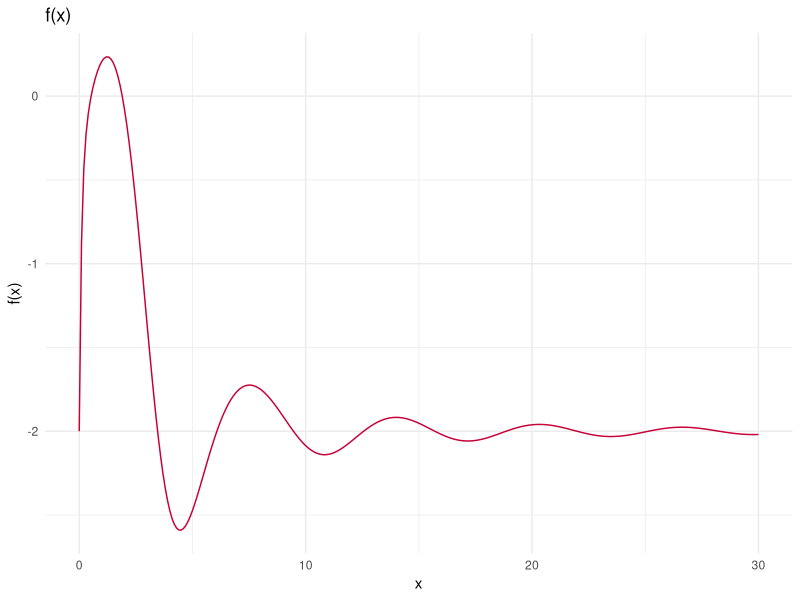
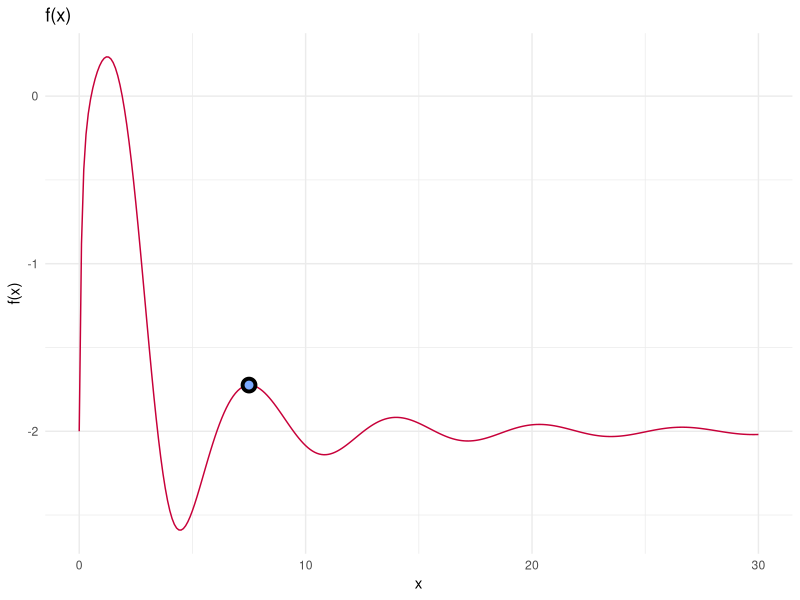
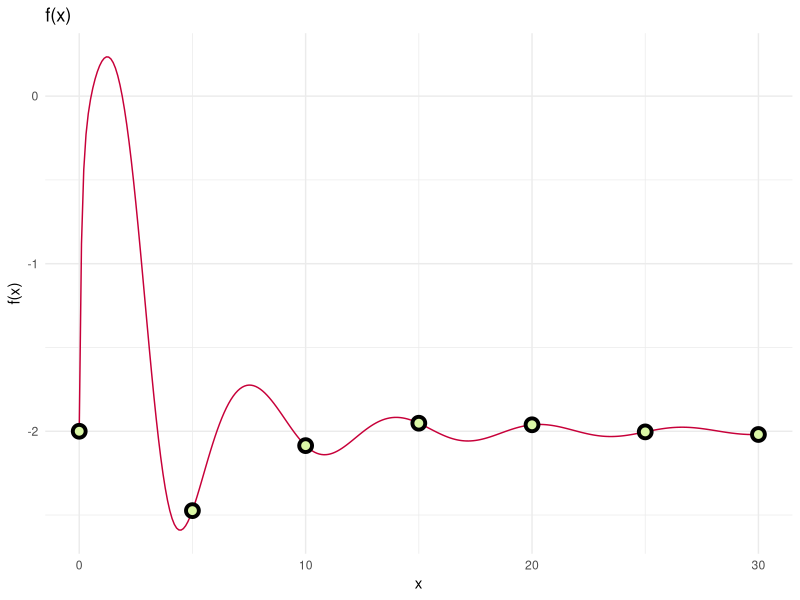
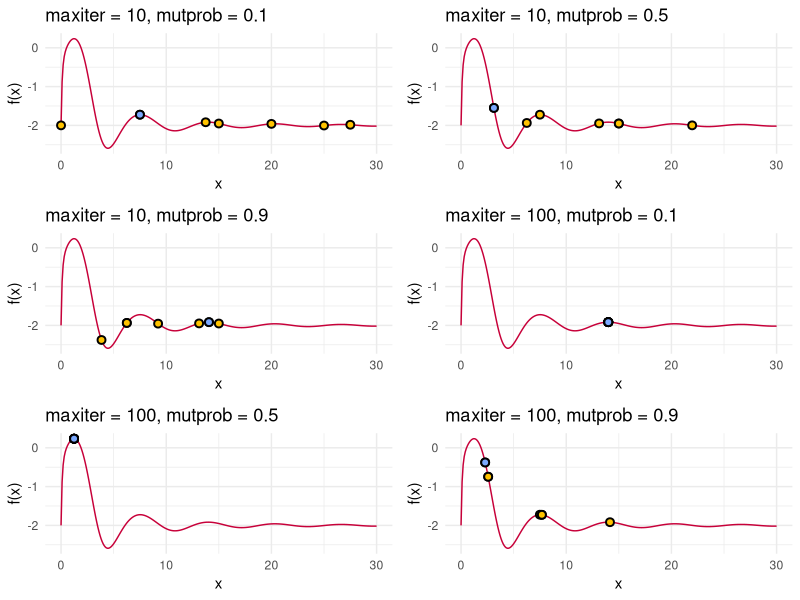
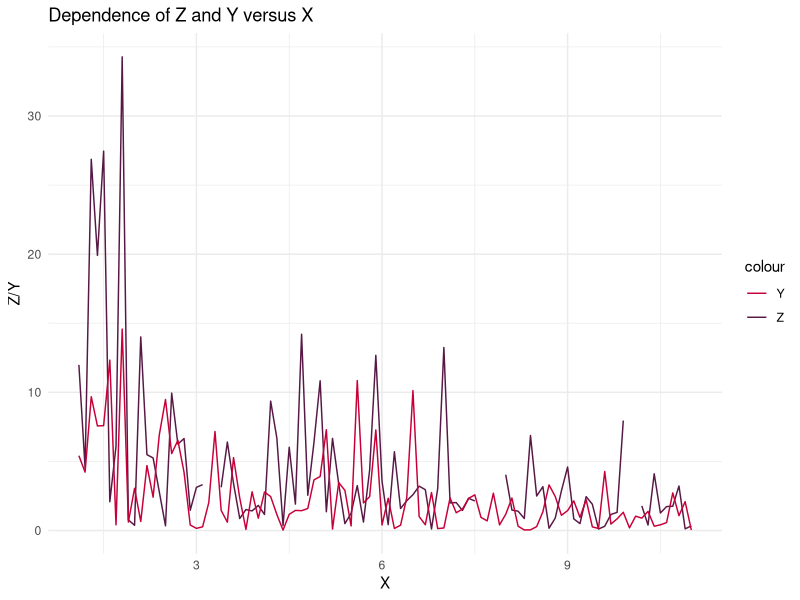
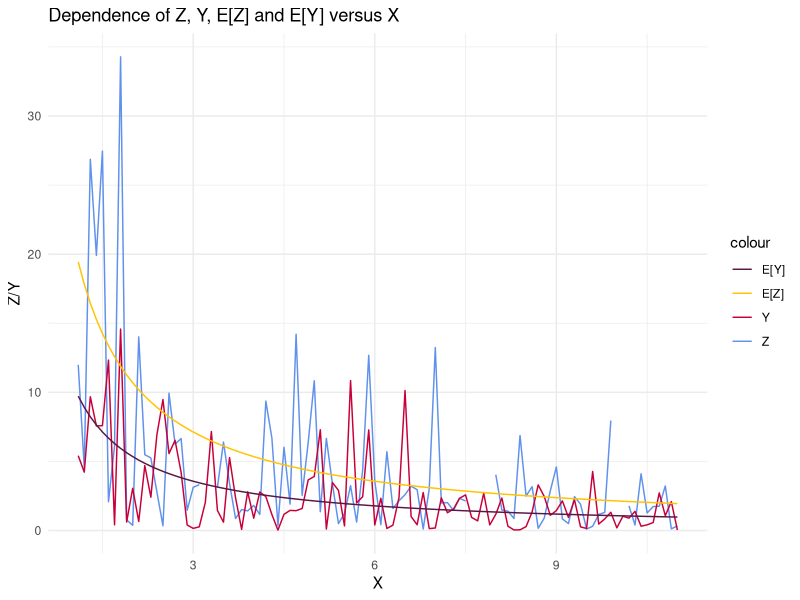

Write the R code that produced these figures, in order.
## ---- chunk 1
knitr::opts_chunk$set(echo = TRUE, cache = FALSE, include = TRUE, eval = TRUE)
library(ggplot2)
library(knitr)
library(gridExtra)
## ---- chunk 2

f = function(x) {
  left = x^2/exp(x)
  exponent = (-9*sin(x))/(x^2+x+1)
  right = 2*exp(exponent)
  return(left-right)
}

## ---- chunk 3

crossover = function(x, y) return((x+y)/2)

## ---- chunk 4

mutate = function(x) return((x^2)%%30)

## ---- chunk 5

sequence = seq(from = 0, to = 30, by = 0.1)
f.sequence = f(sequence)
df = data.frame(sequence, f.sequence)

ggplot(df) +
  geom_line(aes(x = sequence, y = f.sequence), color = "#C70039") +
  labs(title = "f(x)", y = "f(x)", x = "x") +
  theme_minimal()

## ---- chunk 6

print(sequence[which.max(f.sequence)])

## ---- chunk 7

print(max(f.sequence))

## ---- chunk 8

X = seq(from = 0, to = 30, by = 5)

## ---- chunk 9

Values = f(X)

## ---- chunk 10

genetic = function(X, Values, maxiter = 100, mutprob = 0.05) {

  best_individual = NaN
  
  for (i in 1:maxiter) {
    
    # 1)
    parents = sample(1:length(X), size = 2)
    
    # 2) I don't know why we should order here!?
    victim = which.min(Values)
    
    # 3)
    child = crossover(X[parents][1], X[parents][2])
    if (mutprob > runif(n = 1, min = 0, max = 1)) {
      child= (mutate(child))
    }
    
    # 4)
    X[victim] = child
    Values[victim] = f(child)
    
    # 5)
    best_index = which.max(Values)
    best_individual = list(cx = X[best_index], cy = Values[best_index])
  }
  return(list(best = best_individual, population = X))
}

best_individual = genetic(X, Values, 100, 0.05)$best

## ---- chunk 11

df = data.frame(sequence, f.sequence)
best_individual = as.data.frame(best_individual)

ggplot(df) +
  geom_line(aes(x = sequence, y = f.sequence), color = "#C70039") +
  geom_point(aes(x = cx, y = cy ), data = best_individual, color = "black",
            fill = "#7BA9FF", shape = 21, size = 3, stroke = 2) +
  labs(title = "f(x)", y = "f(x)", x = "x") +
  theme_minimal()

## ---- chunk 12

df = data.frame(sequence, f.sequence)
initial.population = data.frame(X, Values)

ggplot(df) +
  geom_line(aes(x = sequence, y = f.sequence), color = "#C70039") +
  geom_point(aes(x = X, y = Values ), data = initial.population, color = "black",
            fill = "#DAF7A6", shape = 21, size = 3, stroke = 2) +
  labs(title = "f(x)", y = "f(x)", x = "x") +
  theme_minimal()

## ---- chunk 13

set.seed(12345)

genetic1 = genetic(X, Values, 10, 0.1)
genetic2 = genetic(X, Values, 10, 0.5)
genetic3 = genetic(X, Values, 10, 0.9)
genetic4 = genetic(X, Values, 100, 0.1)
genetic5 = genetic(X, Values, 100, 0.5)
genetic6 = genetic(X, Values, 100, 0.9)

population1 = data.frame(genetic1$population, f(genetic1$population))
best1 = as.data.frame(genetic1$best)

population2 = data.frame(genetic2$population, f(genetic2$population))
best2 = as.data.frame(genetic2$best)

population3 = data.frame(genetic3$population, f(genetic3$population))
best3 = as.data.frame(genetic3$best)

population4 = data.frame(genetic4$population, f(genetic4$population))
best4 = as.data.frame(genetic4$best)

population5 = data.frame(genetic5$population, f(genetic5$population))
best5 = as.data.frame(genetic5$best)

population6 = data.frame(genetic6$population, f(genetic6$population))
best6 = as.data.frame(genetic6$best)

p1 = ggplot(df) +
  geom_line(aes(x = sequence, y = f.sequence), color = "#C70039") +
  geom_point(aes(x = genetic1.population, y = f.genetic1.population.),
             data = population1, color = "black",
            fill = "#FFC300", shape = 21, size = 2, stroke = 1) +
  geom_point(aes(x = cx, y = cy), data = best1, color = "black",
            fill = "#7BA9FF", shape = 21, size = 2, stroke = 1) +
  labs(title = "maxiter = 10, mutprob = 0.1", y = "f(x)", x = "x") +
  theme_minimal()

p2 = ggplot(df) +
  geom_line(aes(x = sequence, y = f.sequence), color = "#C70039") +
  geom_point(aes(x = genetic2.population, y = f.genetic2.population.),
             data = population2, color = "black",
            fill = "#FFC300", shape = 21, size = 2, stroke = 1) +
  geom_point(aes(x = cx, y = cy), data = best2, color = "black",
            fill = "#7BA9FF", shape = 21, size = 2, stroke = 1) +
  labs(title = "maxiter = 10, mutprob = 0.5", y = "f(x)", x = "x") +
  theme_minimal()

p3 = ggplot(df) +
  geom_line(aes(x = sequence, y = f.sequence), color = "#C70039") +
  geom_point(aes(x = genetic3.population, y = f.genetic3.population.),
             data = population3, color = "black",
            fill = "#FFC300", shape = 21, size = 2, stroke = 1) +
  geom_point(aes(x = cx, y = cy), data = best3, color = "black",
            fill = "#7BA9FF", shape = 21, size = 2, stroke = 1) +
  labs(title = "maxiter = 10, mutprob = 0.9", y = "f(x)", x = "x") +
  theme_minimal()

p4 = ggplot(df) +
  geom_line(aes(x = sequence, y = f.sequence), color = "#C70039") +
  geom_point(aes(x = genetic4.population, y = f.genetic4.population.),
             data = population4, color = "black",
            fill = "#FFC300", shape = 21, size = 2, stroke = 1) +
  geom_point(aes(x = cx, y = cy), data = best4, color = "black",
            fill = "#7BA9FF", shape = 21, size = 2, stroke = 1) +
  labs(title = "maxiter = 100, mutprob = 0.1", y = "f(x)", x = "x") +
  theme_minimal()

p5 = ggplot(df) +
  geom_line(aes(x = sequence, y = f.sequence), color = "#C70039") +
  geom_point(aes(x = genetic5.population, y = f.genetic5.population.),
             data = population5, color = "black",
            fill = "#FFC300", shape = 21, size = 2, stroke = 1) +
  geom_point(aes(x = cx, y = cy), data = best5, color = "black",
            fill = "#7BA9FF", shape = 21, size = 2, stroke = 1) +
  labs(title = "maxiter = 100, mutprob = 0.5", y = "f(x)", x = "x") +
  theme_minimal()

p6 = ggplot(df) +
  geom_line(aes(x = sequence, y = f.sequence), color = "#C70039") +
  geom_point(aes(x = genetic6.population, y = f.genetic6.population.),
             data = population6, color = "black",
            fill = "#FFC300", shape = 21, size = 2, stroke = 1) +
  geom_point(aes(x = cx, y = cy), data = best6, color = "black",
            fill = "#7BA9FF", shape = 21, size = 2, stroke = 1) +
  labs(title = "maxiter = 100, mutprob = 0.9", y = "f(x)", x = "x") +
  theme_minimal()

grid.arrange(p1, p2, p3, p4, p5, p6, nrow = 3)

## ---- chunk 14

data = read.csv("physical1.csv", sep = ",", dec = ".")
head(data)

## ---- chunk 15

ggplot(data) +
  geom_line(aes(x = X, y = Z, color = "Z")) +
  geom_line(aes(x = X, y = Y, color = "Y")) +
  labs(title = "Dependence of Z and Y versus X", y = "Z/Y", x = "X") +
  scale_color_manual(values = c("#C70039", "#581845")) +
  theme_minimal()

## ---- chunk 16

# To keep it simple we will not pass the data to the function.
lambda_estimate_em = function (input_iterations = 100, input_threshold = 0.0001) {
  
  iterations_max = input_iterations
  iterations = 0
  threshold = input_threshold
  
  n = nrow(data)
  lambdas = c()
  lambda = NaN
  lambda_k = 100
  
  Z = data$Z[!is.na(data$Z)]
  A = data$Z[is.na(data$Z)]
  
  Z_index =  which(!is.na(data$Z))
  A_index =  which(is.na(data$Z))
  
  X = data$X[Z_index]
  X_A = data$X[A_index]
  
  beta = length(Z)

  for (i in 1:iterations_max) {
    iterations = iterations + 1
    
    # E/M-Step
    lambda = lambda_k
    lambda_k = (sum(data$X * data$Y) + 0.5 * sum(X * Z) +
                  ((n - beta) * lambda_k)) / (2 * n)
    lambdas = c(lambdas, lambda_k)
    
    if (abs(lambda_k - lambda) < threshold ) break
  }
  
  return(list(lambdas, iterations))
}

em_result = lambda_estimate_em()
lambda_result = em_result[[1]][em_result[[2]]]

print(em_result)

## ---- chunk 17

data$Y_E = (lambda_result)/data$X
data$Z_E = (2*lambda_result)/data$X

ggplot(data) +
  geom_line(aes(x = X, y = Z, color = "Z")) +
  geom_line(aes(x = X, y = Y, color = "Y")) +
    geom_line(aes(x = X, y = Z_E, color = "E[Z]")) +
  geom_line(aes(x = X, y = Y_E, color = "E[Y]")) +
  labs(title = "Dependence of Z, Y, E[Z] and E[Y] versus X", y = "Z/Y", x = "X") +
  scale_color_manual(values = c("#581845", "#FFC300", "#C70039", "#6091ec")) +
  theme_minimal()
